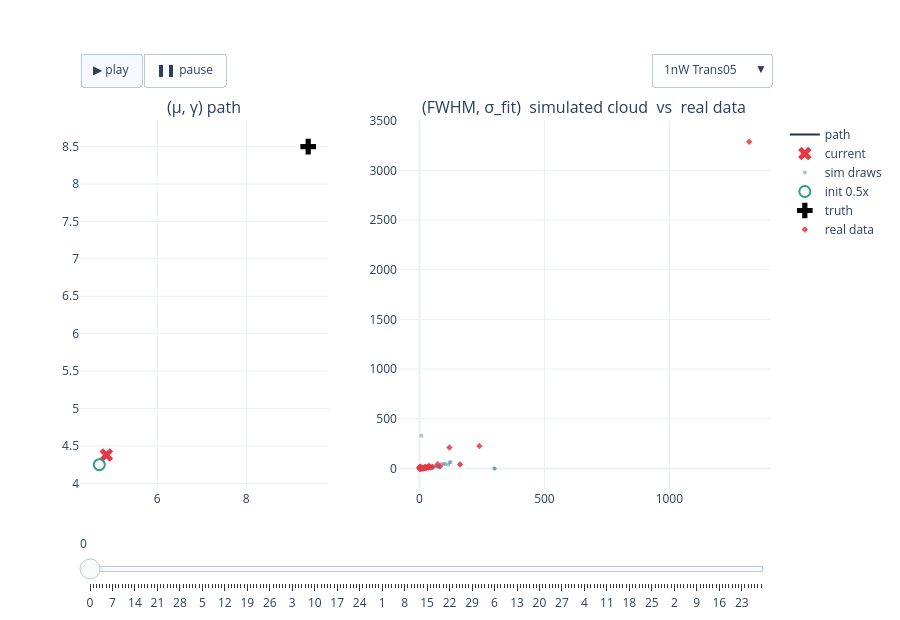

Source (notebook cell):
### Code cell
# FIG 1a — 1nW interactive: path + cloud, experiment dropdown + play/slider   (22a verbatim)
fig_1nW = build_power_figure(RESULTS, '1nW')
if fig_1nW is not None:
    _h = os.path.join(REPO_ROOT, 'notebooks', '24_realdata_accuracy', '24m-fig1a-1nW-paths-clouds.html')
    fig_1nW.write_html(_h, include_plotlyjs='cdn', config=CONFIG_PLOT)
    print('wrote', _h, f'({os.path.getsize(_h)/1e6:.1f} MB)')
    fig_1nW.show(config=CONFIG_PLOT)
